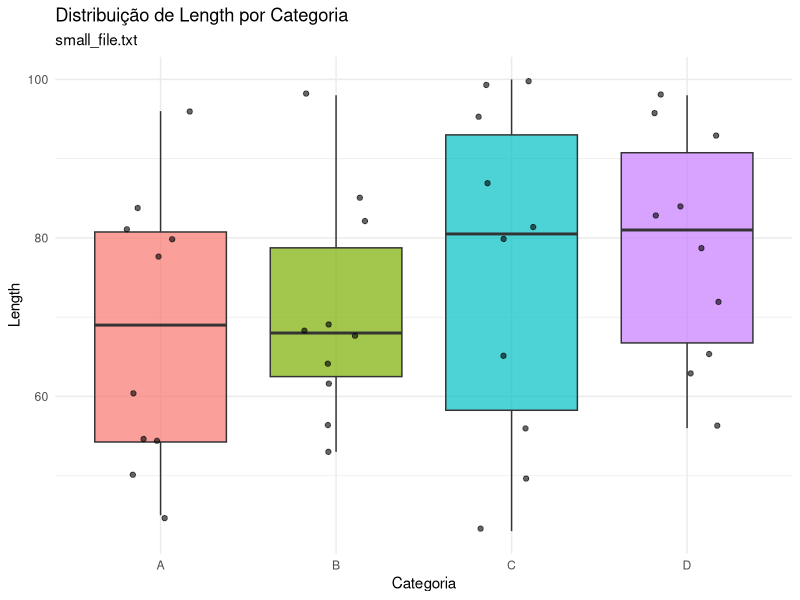
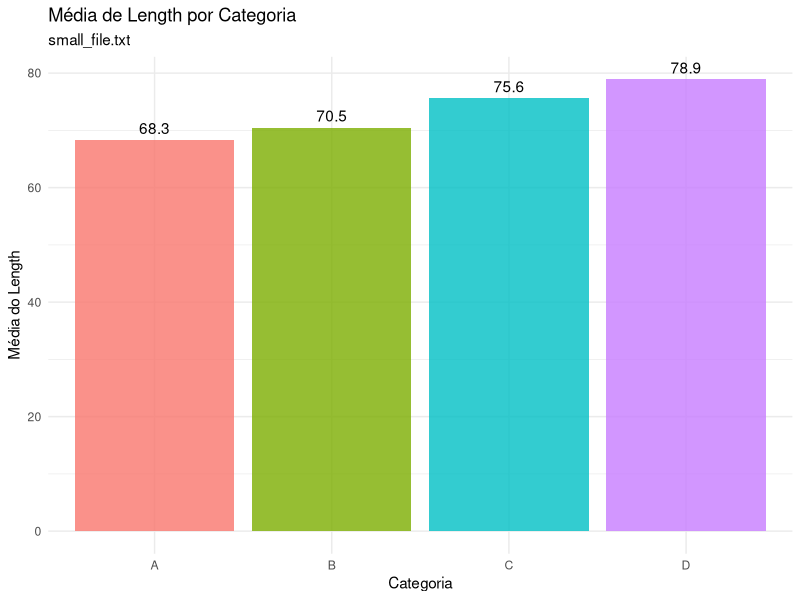
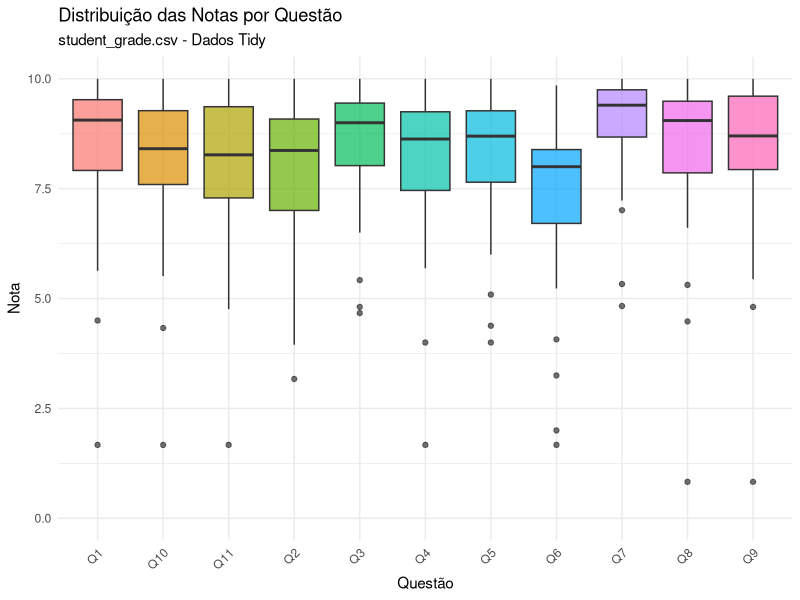
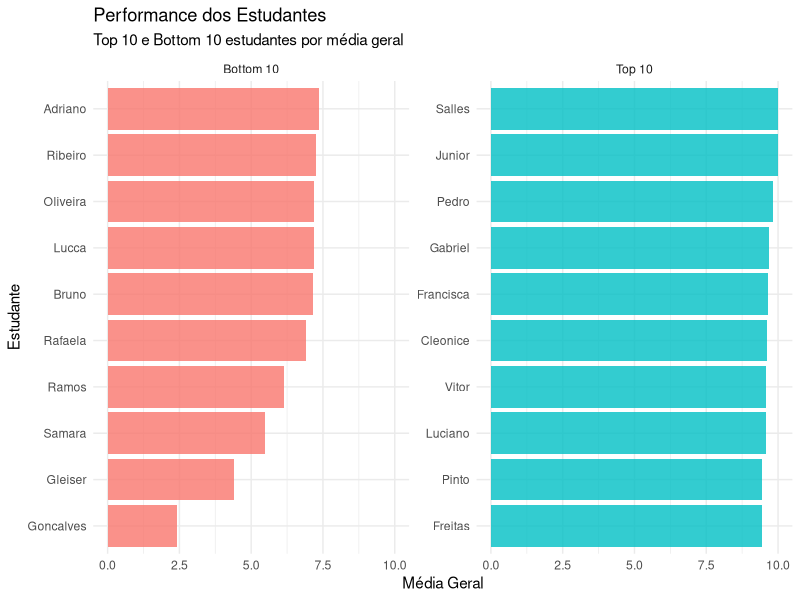
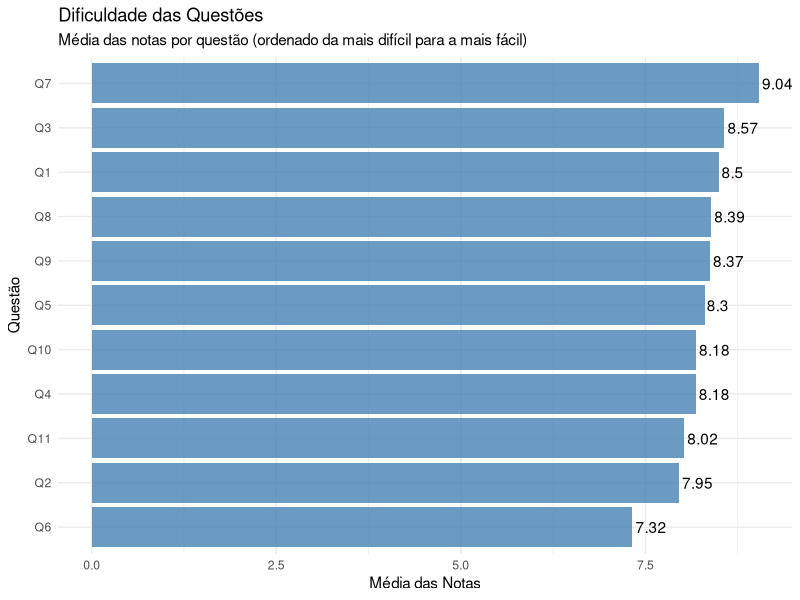
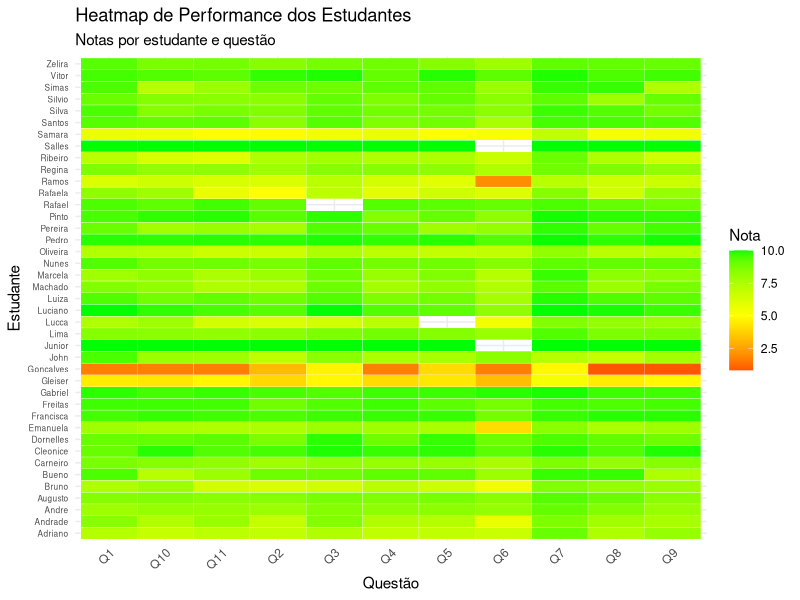
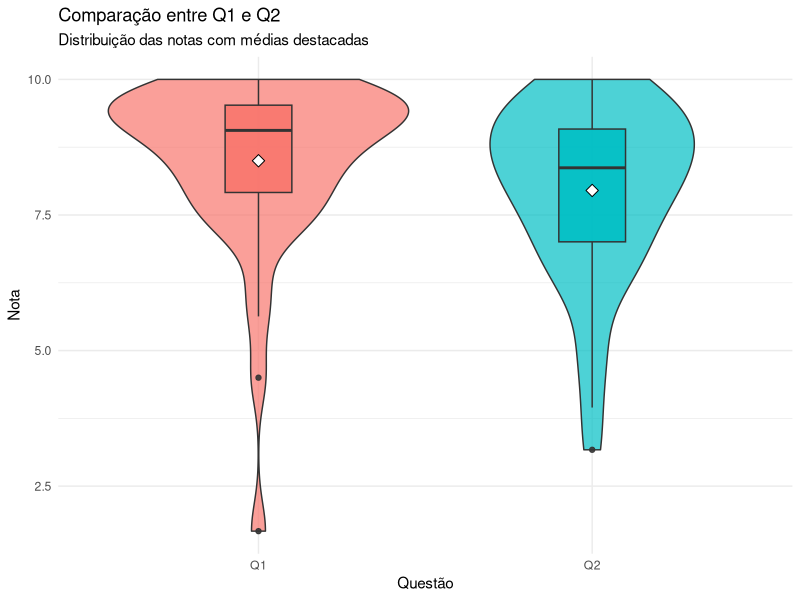

Here is the R script that generated these plots, in order:
# =============================================================================
# EXERCÍCIO DE ANÁLISE DE DADOS - TIDYING DATA
# =============================================================================
# Responde às questões sobre small_file.txt e student_grade.csv

# ---- setup ----
# Carregamento das bibliotecas necessárias
library(tidyverse)
library(readr)
library(ggplot2)

# Criar diretório para salvar as imagens
if (!dir.exists("plots")) {
  dir.create("plots")
}

cat("=============================================================================\n")
cat("EXERCÍCIO DE ANÁLISE DE DADOS - TIDYING DATA\n")
cat("=============================================================================\n\n")

# ---- parte1-load-data ----
# =============================================================================
# PARTE 1: ANÁLISE DO ARQUIVO small_file.txt
# =============================================================================

cat("PARTE 1: ANÁLISE DO ARQUIVO small_file.txt\n")
cat("------------------------------------------\n\n")

# Carregando o arquivo tab delimited usando read_delim
my.data <- read_delim("small_file.txt", delim = "\t")

cat("1. Dados carregados com sucesso!\n\n")

# ---- parte1-inspect-data ----
# Inspecionando os dados
cat("2. INSPEÇÃO DOS DADOS:\n\n")

cat("head():\n")
print(head(my.data))

cat("\nglimpse():\n")
glimpse(my.data)

# Nota: view() abre uma janela interativa, então comentamos para não causar problemas no script
# cat("\nview() - abre janela interativa (comentado no script)\n")
# view(my.data)

# ---- parte1-filters-analysis ----
cat("\n3. FILTROS E ANÁLISES:\n\n")

# Mostrando apenas as linhas da categoria D
cat("Linhas da categoria D:\n")
category_d <- my.data %>% 
  filter(Category == "D")
print(category_d)

cat("\nLinhas da categoria D ordenadas por Length:\n")
category_d_ordered <- my.data %>% 
  filter(Category == "D") %>% 
  arrange(Length)
print(category_d_ordered)

# Calculando a média do Length para categoria D
mean_length_d <- my.data %>% 
  filter(Category == "D") %>% 
  pull(Length) %>% 
  mean()

cat("\nMédia do Length para categoria D:", mean_length_d, "\n")

# Calculando a média do Length para categoria A
mean_length_a <- my.data %>% 
  filter(Category == "A") %>% 
  pull(Length) %>% 
  mean()

cat("Média do Length para categoria A:", mean_length_a, "\n\n")

# ---- parte1-visualizations ----
# Criar visualizações para small_file.txt
cat("4. VISUALIZAÇÕES:\n\n")

# Gráfico 1: Distribuição de Length por Categoria
p1 <- ggplot(my.data, aes(x = Category, y = Length, fill = Category)) +
  geom_boxplot(alpha = 0.7) +
  geom_jitter(width = 0.2, alpha = 0.6) +
  labs(title = "Distribuição de Length por Categoria",
       subtitle = "small_file.txt",
       x = "Categoria",
       y = "Length") +
  theme_minimal() +
  theme(legend.position = "none")

ggsave("plots/length_by_category_boxplot.png", p1, width = 8, height = 6, dpi = 300)
cat("Gráfico salvo: plots/length_by_category_boxplot.png\n")

# Gráfico 2: Comparação das médias
means_data <- my.data %>%
  group_by(Category) %>%
  summarise(mean_length = mean(Length), .groups = "drop")

p2 <- ggplot(means_data, aes(x = Category, y = mean_length, fill = Category)) +
  geom_col(alpha = 0.8) +
  geom_text(aes(label = round(mean_length, 1)), vjust = -0.5) +
  labs(title = "Média de Length por Categoria",
       subtitle = "small_file.txt",
       x = "Categoria",
       y = "Média do Length") +
  theme_minimal() +
  theme(legend.position = "none")

ggsave("plots/mean_length_by_category.png", p2, width = 8, height = 6, dpi = 300)
cat("Gráfico salvo: plots/mean_length_by_category.png\n\n")

# ---- parte2-load-data ----
# =============================================================================
# PARTE 2: ANÁLISE E TIDYING DO ARQUIVO student_grade.csv
# =============================================================================

cat("PARTE 2: ANÁLISE DO ARQUIVO student_grade.csv\n")
cat("---------------------------------------------\n\n")

# Carregando os dados de notas dos estudantes
student_data <- read_csv("student_grade.csv")

# ---- parte2-inspect-data ----
cat("1. DADOS ORIGINAIS (primeiras linhas):\n")
print(head(student_data))

cat("\n2. ANÁLISE DA ESTRUTURA DOS DADOS:\n\n")

cat("Dimensões dos dados:", dim(student_data), "\n")
cat("Colunas:", colnames(student_data), "\n\n")

# ---- parte2-data-questions ----
# Respondendo às questões sobre o formato dos dados:
cat("3. QUESTÕES SOBRE O FORMATO DOS DADOS:\n\n")

cat("• Quais colunas são anotações e quais são medições?\n")
cat("  - Anotações: Year, Class, Student (identificadores)\n")
cat("  - Medições: Q1, Q2, Q3, Q4, Q5, Q6, Q7, Q8, Q9, Q10, Q11 (notas das questões)\n\n")

cat("• Quantos tipos diferentes de medição existem?\n")
cat("  - 1 tipo: Notas/pontuações das questões (todas são do mesmo tipo)\n\n")

cat("• Todas as medições do mesmo tipo estão em uma única coluna?\n")
cat("  - NÃO. As notas estão espalhadas em 11 colunas (Q1 a Q11)\n\n")

cat("• Qual é o nome da variável sendo medida?\n")
cat("  - 'Grade' ou 'Nota' (pontuação obtida pelo estudante)\n\n")

cat("• O nome da variável está em uma coluna?\n")
cat("  - NÃO. Os nomes estão nos cabeçalhos das colunas (Q1, Q2, etc.)\n\n")

# ---- parte2-tidying ----
# Transformando os dados para formato tidy
cat("4. TRANSFORMANDO PARA FORMATO TIDY:\n\n")

student_tidy <- student_data %>%
  # Transformar de wide para long format
  pivot_longer(cols = Q1:Q11, 
               names_to = "Question", 
               values_to = "Grade") %>%
  # Remover linhas com valores NA
  filter(!is.na(Grade)) %>%
  # Remover colunas com informação repetida (se houver)
  # Year e Class são constantes, mas vamos mantê-las para contexto
  select(Year, Class, Student, Question, Grade)

cat("Dados em formato tidy (primeiras linhas):\n")
print(head(student_tidy, 10))

cat("\n5. VERIFICAÇÃO DE VALORES NA:\n\n")

# Contando NAs nos dados originais
na_count_original <- student_data %>%
  select(Q1:Q11) %>%
  summarise(across(everything(), ~sum(is.na(.)))) %>%
  rowwise() %>%
  summarise(total_nas = sum(c_across(everything())))

cat("Total de NAs nos dados originais:", na_count_original$total_nas, "\n")

# Verificando se há NAs nos dados tidy (após remoção)
na_count_tidy <- sum(is.na(student_tidy$Grade))
cat("Total de NAs nos dados tidy (após remoção):", na_count_tidy, "\n\n")

cat("6. COLUNAS COM INFORMAÇÃO REPETIDA:\n\n")
cat("- Year: Todos os registros são de 2022 (informação repetida)\n")
cat("- Class: Todos são 'Student' (informação repetida)\n")
cat("- Estas colunas poderiam ser removidas para análise, mas mantidas para contexto\n\n")

# ---- parte2-statistics ----
# Calculando média e desvio padrão das questões 1 e 2
cat("7. ESTATÍSTICAS DAS QUESTÕES 1 E 2:\n\n")

q1_q2_stats <- student_tidy %>%
  filter(Question %in% c("Q1", "Q2")) %>%
  group_by(Question) %>%
  summarise(
    mean_grade = mean(Grade, na.rm = TRUE),
    sd_grade = sd(Grade, na.rm = TRUE),
    n_students = n(),
    .groups = "drop"
  )

print(q1_q2_stats)

cat("\nRESUMO DAS ESTATÍSTICAS:\n")
cat("Q1 - Média:", round(q1_q2_stats$mean_grade[1], 2), 
    ", Desvio Padrão:", round(q1_q2_stats$sd_grade[1], 2), "\n")
cat("Q2 - Média:", round(q1_q2_stats$mean_grade[2], 2), 
    ", Desvio Padrão:", round(q1_q2_stats$sd_grade[2], 2), "\n\n")

# ---- parte2-additional-stats ----
# Estatísticas adicionais úteis
cat("8. ESTATÍSTICAS ADICIONAIS:\n\n")

# Performance geral por estudante
student_performance <- student_tidy %>%
  group_by(Student) %>%
  summarise(
    mean_grade = mean(Grade),
    n_questions = n(),
    .groups = "drop"
  ) %>%
  arrange(desc(mean_grade))

cat("Top 5 estudantes por média geral:\n")
print(head(student_performance, 5))

cat("\nBottom 5 estudantes por média geral:\n")
print(tail(student_performance, 5))

# Performance por questão
question_difficulty <- student_tidy %>%
  group_by(Question) %>%
  summarise(
    mean_grade = mean(Grade),
    sd_grade = sd(Grade),
    n_students = n(),
    .groups = "drop"
  ) %>%
  arrange(mean_grade)

cat("\nDificuldade das questões (ordenado da mais difícil para a mais fácil):\n")
print(question_difficulty)

# ---- parte2-visualizations ----
# Criar visualizações para student_grade.csv
cat("\n9. VISUALIZAÇÕES:\n\n")

# Gráfico 3: Distribuição das notas por questão
p3 <- ggplot(student_tidy, aes(x = Question, y = Grade, fill = Question)) +
  geom_boxplot(alpha = 0.7) +
  labs(title = "Distribuição das Notas por Questão",
       subtitle = "student_grade.csv - Dados Tidy",
       x = "Questão",
       y = "Nota") +
  theme_minimal() +
  theme(axis.text.x = element_text(angle = 45, hjust = 1),
        legend.position = "none") +
  scale_y_continuous(limits = c(0, 10))

ggsave("plots/grades_by_question_boxplot.png", p3, width = 10, height = 6, dpi = 300)
cat("Gráfico salvo: plots/grades_by_question_boxplot.png\n")

# Gráfico 4: Performance média por estudante (top 10 e bottom 10)
top_bottom_students <- rbind(
  head(student_performance, 10) %>% mutate(group = "Top 10"),
  tail(student_performance, 10) %>% mutate(group = "Bottom 10")
)

p4 <- ggplot(top_bottom_students, aes(x = reorder(Student, mean_grade), y = mean_grade, fill = group)) +
  geom_col(alpha = 0.8) +
  coord_flip() +
  facet_wrap(~group, scales = "free_y") +
  labs(title = "Performance dos Estudantes",
       subtitle = "Top 10 e Bottom 10 estudantes por média geral",
       x = "Estudante",
       y = "Média Geral") +
  theme_minimal() +
  theme(legend.position = "none")

ggsave("plots/student_performance_top_bottom.png", p4, width = 12, height = 8, dpi = 300)
cat("Gráfico salvo: plots/student_performance_top_bottom.png\n")

# Gráfico 5: Dificuldade das questões
p5 <- ggplot(question_difficulty, aes(x = reorder(Question, mean_grade), y = mean_grade)) +
  geom_col(fill = "steelblue", alpha = 0.8) +
  geom_text(aes(label = round(mean_grade, 2)), hjust = -0.1) +
  coord_flip() +
  labs(title = "Dificuldade das Questões",
       subtitle = "Média das notas por questão (ordenado da mais difícil para a mais fácil)",
       x = "Questão",
       y = "Média das Notas") +
  theme_minimal()

ggsave("plots/question_difficulty.png", p5, width = 10, height = 6, dpi = 300)
cat("Gráfico salvo: plots/question_difficulty.png\n")

# Gráfico 6: Heatmap de performance
# Criar matriz de notas por estudante e questão
grade_matrix <- student_tidy %>%
  select(Student, Question, Grade) %>%
  pivot_wider(names_from = Question, values_from = Grade) %>%
  column_to_rownames("Student") %>%
  as.matrix()

# Converter para formato long para ggplot
grade_heatmap_data <- student_tidy %>%
  arrange(Student, Question)

p6 <- ggplot(grade_heatmap_data, aes(x = Question, y = Student, fill = Grade)) +
  geom_tile(color = "white") +
  scale_fill_gradient2(low = "red", mid = "yellow", high = "green", 
                       midpoint = 5, name = "Nota") +
  labs(title = "Heatmap de Performance dos Estudantes",
       subtitle = "Notas por estudante e questão",
       x = "Questão",
       y = "Estudante") +
  theme_minimal() +
  theme(axis.text.y = element_text(size = 6),
        axis.text.x = element_text(angle = 45, hjust = 1))

ggsave("plots/student_performance_heatmap.png", p6, width = 12, height = 16, dpi = 300)
cat("Gráfico salvo: plots/student_performance_heatmap.png\n")

# Gráfico 7: Comparação Q1 vs Q2
q1_q2_data <- student_tidy %>%
  filter(Question %in% c("Q1", "Q2"))

p7 <- ggplot(q1_q2_data, aes(x = Question, y = Grade, fill = Question)) +
  geom_violin(alpha = 0.7) +
  geom_boxplot(width = 0.2, alpha = 0.9) +
  stat_summary(fun = mean, geom = "point", shape = 23, size = 3, fill = "white") +
  labs(title = "Comparação entre Q1 e Q2",
       subtitle = "Distribuição das notas com médias destacadas",
       x = "Questão",
       y = "Nota") +
  theme_minimal() +
  theme(legend.position = "none")

ggsave("plots/q1_q2_comparison.png", p7, width = 8, height = 6, dpi = 300)
cat("Gráfico salvo: plots/q1_q2_comparison.png\n")

cat("\n=============================================================================\n")
cat("ANÁLISE COMPLETA FINALIZADA!\n")
cat("Todas as visualizações foram salvas na pasta 'plots/'\n")
cat("=============================================================================\n")
